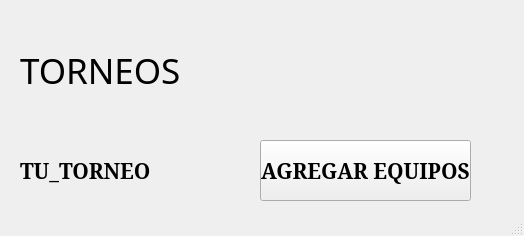
<?xml version="1.0" encoding="UTF-8"?>
<ui version="4.0">
 <class>MainWindow</class>
 <widget class="QMainWindow" name="MainWindow">
  <property name="geometry">
   <rect>
    <x>0</x>
    <y>0</y>
    <width>524</width>
    <height>236</height>
   </rect>
  </property>
  <property name="minimumSize">
   <size>
    <width>200</width>
    <height>200</height>
   </size>
  </property>
  <property name="windowTitle">
   <string>Ventana3</string>
  </property>
  <widget class="QWidget" name="centralwidget">
   <widget class="QLabel" name="label">
    <property name="geometry">
     <rect>
      <x>20</x>
      <y>20</y>
      <width>481</width>
      <height>101</height>
     </rect>
    </property>
    <property name="font">
     <font>
      <family>Cooper Black</family>
      <pointsize>26</pointsize>
     </font>
    </property>
    <property name="text">
     <string>TORNEOS </string>
    </property>
   </widget>
   <widget class="QLabel" name="label_2">
    <property name="geometry">
     <rect>
      <x>20</x>
      <y>140</y>
      <width>231</width>
      <height>61</height>
     </rect>
    </property>
    <property name="font">
     <font>
      <family>Constantia</family>
      <pointsize>16</pointsize>
      <weight>75</weight>
      <bold>true</bold>
     </font>
    </property>
    <property name="text">
     <string>TU_TORNEO</string>
    </property>
   </widget>
   <widget class="QPushButton" name="agregar_button">
    <property name="geometry">
     <rect>
      <x>260</x>
      <y>140</y>
      <width>211</width>
      <height>61</height>
     </rect>
    </property>
    <property name="font">
     <font>
      <family>Constantia</family>
      <pointsize>16</pointsize>
      <weight>75</weight>
      <bold>true</bold>
     </font>
    </property>
    <property name="text">
     <string>AGREGAR EQUIPOS</string>
    </property>
   </widget>
  </widget>
  <widget class="QMenuBar" name="menubar">
   <property name="geometry">
    <rect>
     <x>0</x>
     <y>0</y>
     <width>524</width>
     <height>21</height>
    </rect>
   </property>
  </widget>
  <widget class="QStatusBar" name="statusbar"/>
 </widget>
 <resources/>
 <connections/>
</ui>
